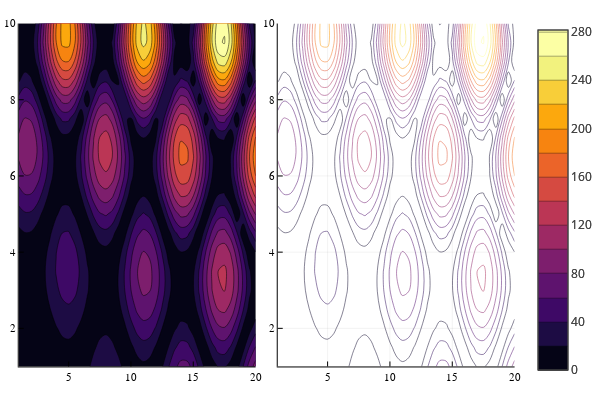

The cell this chart's notebook holds for it:
### Code cell
# C: Contour Plots
    # From: http://docs.juliaplots.org/latest/generated/plotly/#plotly-ref22

x = 1:0.5:20
y = 1:0.5:10
f(x, y) = begin
        (3x + y ^ 2) * abs(sin(x) + cos(y))
    end

p1 = Plots.contour(x, y, f, fill = true)
p2 = Plots.contour(x, y, f)

Plots.plot(p1, p2)

### Figure 1 — Plotly figure (JSON) as saved in the notebook; plotly's stock layout.template omitted (floating-point values rounded to 4 significant figures; data arrays with more than 128 entries replaced by an {"elided": "..."} marker saying what was removed)
{"data": [{"xaxis": "x1", "colorbar": {"title": ""}, "colorscale": {"elided": "256x2 mixed values"}, "yaxis": "y1", "ncontours": 17, "contours": {"showlabels": false, "coloring": "fill"}, "showscale": true, "x": [1, 1.5, 2, 2.5, 3, 3.5, 4, 4.5, 5, 5.5, 6, 6.5, 7, 7.5, 8, 8.5, 9, 9.5, 10, 10.5, 11, 11.5, 12, 12.5, 13, 13.5, 14, 14.5, 15, 15.5, 16, 16.5, 17, 17.5, 18, 18.5, 19, 19.5, 20], "showlegend": false, "name": "y1", "zmin": 0.02093, "z": {"elided": "19x39 float values"}, "zmax": 281.6, "y": [1, 1.5, 2, 2.5, 3, 3.5, 4, 4.5, 5, 5.5, 6, 6.5, 7, 7.5, 8, 8.5, 9, 9.5, 10], "type": "contour", "hoverinfo": "none"}, {"xaxis": "x2", "colorbar": {"title": ""}, "colorscale": {"elided": "256x2 mixed values"}, "yaxis": "y2", "ncontours": 17, "contours": {"showlabels": false, "coloring": "lines"}, "showscale": true, "x": [1, 1.5, 2, 2.5, 3, 3.5, 4, 4.5, 5, 5.5, 6, 6.5, 7, 7.5, 8, 8.5, 9, 9.5, 10, 10.5, 11, 11.5, 12, 12.5, 13, 13.5, 14, 14.5, 15, 15.5, 16, 16.5, 17, 17.5, 18, 18.5, 19, 19.5, 20], "showlegend": false, "name": "y1", "zmin": 0.02093, "z": {"elided": "19x39 float values"}, "zmax": 281.6, "y": [1, 1.5, 2, 2.5, 3, 3.5, 4, 4.5, 5, 5.5, 6, 6.5, 7, 7.5, 8, 8.5, 9, 9.5, 10], "type": "contour", "hoverinfo": "none"}], "layout": {"paper_bgcolor": "rgba(255, 255, 255, 1.000)", "height": 400, "yaxis2": {"showticklabels": true, "gridwidth": 0.5, "tickvals": [2, 4, 6, 8, 10], "visible": true, "ticks": "inside", "range": [1, 10], "domain": [0.03762, 0.9902], "tickmode": "array", "linecolor": "rgba(0, 0, 0, 1.000)", "showgrid": true, "title": "", "mirror": false, "tickangle": 0, "showline": true, "gridcolor": "rgba(0, 0, 0, 0.100)", "titlefont": {"color": "rgba(0, 0, 0, 1.000)", "family": "sans-serif", "size": 15}, "tickcolor": "rgb(0, 0, 0)", "ticktext": ["2", "4", "6", "8", "10"], "zeroline": false, "type": "-", "tickfont": {"color": "rgba(0, 0, 0, 1.000)", "family": "sans-serif", "size": 11}, "zerolinecolor": "rgba(0, 0, 0, 1.000)", "anchor": "x2"}, "yaxis1": {"showticklabels": true, "gridwidth": 0.5, "tickvals": [2, 4, 6, 8, 10], "visible": true, "ticks": "inside", "range": [1, 10], "domain": [0.03762, 0.9902], "tickmode": "array", "linecolor": "rgba(0, 0, 0, 1.000)", "showgrid": true, "title": "", "mirror": false, "tickangle": 0, "showline": true, "gridcolor": "rgba(0, 0, 0, 0.100)", "titlefont": {"color": "rgba(0, 0, 0, 1.000)", "family": "sans-serif", "size": 15}, "tickcolor": "rgb(0, 0, 0)", "ticktext": ["2", "4", "6", "8", "10"], "zeroline": false, "type": "-", "tickfont": {"color": "rgba(0, 0, 0, 1.000)", "family": "sans-serif", "size": 11}, "zerolinecolor": "rgba(0, 0, 0, 1.000)", "anchor": "x1"}, "annotations": [], "plot_bgcolor": "rgba(255, 255, 255, 1.000)", "showlegend": true, "xaxis1": {"showticklabels": true, "gridwidth": 0.5, "tickvals": [5, 10, 15, 20], "visible": true, "ticks": "inside", "range": [1, 20], "domain": [0.03619, 0.4934], "tickmode": "array", "linecolor": "rgba(0, 0, 0, 1.000)", "showgrid": true, "title": "", "mirror": false, "tickangle": 0, "showline": true, "gridcolor": "rgba(0, 0, 0, 0.100)", "titlefont": {"color": "rgba(0, 0, 0, 1.000)", "family": "sans-serif", "size": 15}, "tickcolor": "rgb(0, 0, 0)", "ticktext": ["5", "10", "15", "20"], "zeroline": false, "type": "-", "tickfont": {"color": "rgba(0, 0, 0, 1.000)", "family": "sans-serif", "size": 11}, "zerolinecolor": "rgba(0, 0, 0, 1.000)", "anchor": "y1"}, "legend": {"yanchor": "auto", "xanchor": "auto", "bordercolor": "rgba(0, 0, 0, 1.000)", "bgcolor": "rgba(255, 255, 255, 1.000)", "font": {"color": "rgba(0, 0, 0, 1.000)", "family": "sans-serif", "size": 11}, "tracegroupgap": 0, "y": 1, "borderwidth": 1, "traceorder": "normal", "x": 1}, "xaxis2": {"showticklabels": true, "gridwidth": 0.5, "tickvals": [5, 10, 15, 20], "visible": true, "ticks": "inside", "range": [1, 20], "domain": [0.5362, 0.9934], "tickmode": "array", "linecolor": "rgba(0, 0, 0, 1.000)", "showgrid": true, "title": "", "mirror": false, "tickangle": 0, "showline": true, "gridcolor": "rgba(0, 0, 0, 0.100)", "titlefont": {"color": "rgba(0, 0, 0, 1.000)", "family": "sans-serif", "size": 15}, "tickcolor": "rgb(0, 0, 0)", "ticktext": ["5", "10", "15", "20"], "zeroline": false, "type": "-", "tickfont": {"color": "rgba(0, 0, 0, 1.000)", "family": "sans-serif", "size": 11}, "zerolinecolor": "rgba(0, 0, 0, 1.000)", "anchor": "y2"}, "margin": {"l": 0, "b": 20, "r": 0, "t": 20}, "width": 600}}
